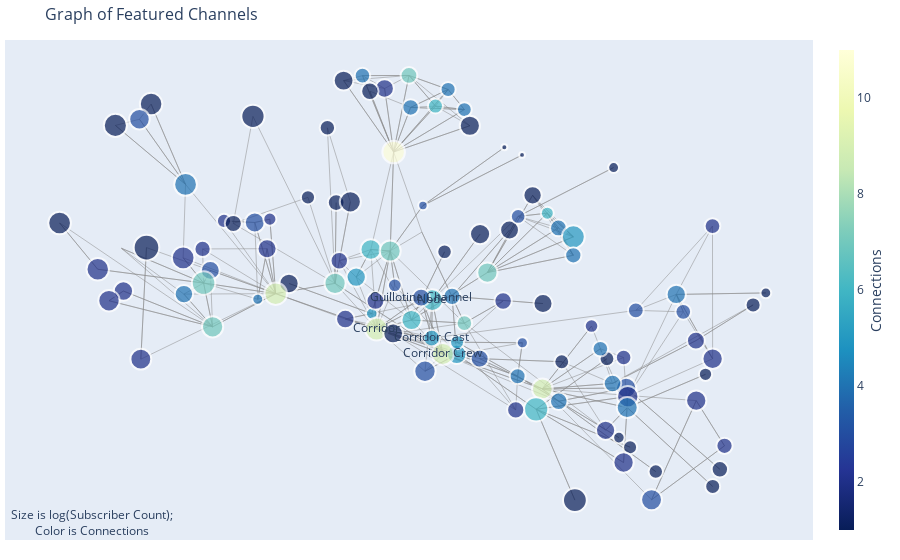

Here is the notebook cell this chart was saved with:
### Code cell
fig = network_graphs.plotly_network_graph(H, 'Connections')
fig

### Figure 1 — Plotly figure (JSON) as saved in the notebook; plotly's stock layout.template omitted (floating-point values rounded to 4 significant figures; data arrays with more than 128 entries replaced by an {"elided": "..."} marker saying what was removed)
{"data": [{"hoverinfo": "none", "line": {"color": "#888", "width": 0.5}, "mode": "lines", "type": "scatter", "x": {"elided": "1068 float values"}, "y": {"elided": "1068 float values"}}, {"hoverinfo": "text", "hovertext": ["Forgehouse (3) has 3 connections and 0 subscribers", "MBest11x (3) has 2 connections and 1300000 subscribers", "BrandonJLa (1) has 1 connections and 1150000 subscribers", "Peter Hollens (2) has 7 connections and 2550000 subscribers", "Fury Fingers (2) has 7 connections and 48100 subscribers", "Eppic (3) has 1 connections and 0 subscribers", "ComicTom101 (3) has 1 connections and 32800 subscribers", "Griffin Hammond (3) has 1 connections and 86000 subscribers", "Eddache (3) has 7 connections and 109000 subscribers", "Brooklyn and Bailey (3) has 1 connections and 6900000 subscribers", "Malukah (3) has 2 connections and 680000 subscribers", "Indy Mogul (2) has 3 connections and 1220000 subscribers", "FullMag (3) has 2 connections and 2530000 subscribers", "DDP YOGA (3) has 1 connections and 467000 subscribers", "Dorothy Gee (2) has 1 connections and 43600 subscribers", "timtimfed (3) has 2 connections and 177000 subscribers", "LindseyTime (3) has 3 connections and 497000 subscribers", "Tanner Fox (2) has 1 connections and 10200000 subscribers", "LilDeuceDeuce (3) has 2 connections and 391000 subscribers", "SamWickert (2) has 1 connections and 23900 subscribers", "Cineversity (3) has 1 connections and 34400 subscribers", "Variant Comics (2) has 4 connections and 2070000 subscribers", "Deity Microphones (3) has 1 connections and 23200 subscribers", "Mike Diva (1) has 5 connections and 650000 subscribers", "Scam Stuff (3) has 2 connections and 78800 subscribers", "FinalCutKing (2) has 7 connections and 1310000 subscribers", "ISMAHAWK (3) has 2 connections and 616000 subscribers", "Film Riot (1) has 9 connections and 1670000 subscribers", "FilmDice (3) has 5 connections and 659000 subscribers", "Free Range American Podcast (2) has 2 connections and 55900 subscribers", "johnyboz (2) has 5 connections and 3040 subscribers", "Wonchop (3) has 4 connections and 48200 subscribers", "ThePianoGuys (3) has 2 connections and 6780000 subscribers", "turtlecalls (3) has 1 connections and 28500 subscribers", "ActionVFX (3) has 1 connections and 29800 subscribers", "Colin Thomson (3) has 1 connections and 1900 subscribers", "Drinkin' Bros Podcast (1) has 3 connections and 54300 subscribers", "Mystery Box (3) has 4 connections and 1960 subscribers", "Andy Milonakis (3) has 1 connections and 539000 subscribers", "Chrono (3) has 2 connections and 18300 subscribers", "Corridor (0) has 9 connections and 8080000 subscribers", "FXated (3) has 2 connections and 181000 subscribers", "BRCC Coffee Heads (3) has 1 connections and 1760 subscribers", "TomSka (2) has 11 connections and 6440000 subscribers", "Shonduras (1) has 7 connections and 2450000 subscribers", "The Wave Shop (3) has 6 connections and 7980 subscribers", "Cerberusarms (1) has 2 connections and 253000 subscribers", "Dude Perfect (2) has 1 connections and 52800000 subscribers", "JennaMarbles (2) has 6 connections and 20300000 subscribers", "FXhome (2) has 3 connections and 237000 subscribers", "JerryRigEverything (3) has 1 connections and 6010000 subscribers", "finalcutqueen (3) has 4 connections and 117000 subscribers", "Andrew Gerlicher Music (2) has 3 connections and 25500 subscribers", "Black Rifle Coffee Company (2) has 4 connections and 636000 subscribers", "Coffee or Die (2) has 3 connections and 54000 subscribers", "Escalate (3) has 1 connections and 55 subscribers", "SoKrispyMedia (1) has 6 connections and 1150000 subscribers", "beatdownboogie (3) has 1 connections and 860000 subscribers", "Scottish Ninjas (3) has 3 connections and 2270 subscribers", "Evynne Hollens (3) has 4 connections and 356000 subscribers", "Lane Carter (2) has 3 connections and 685 subscribers", "Fratocrats (3) has 4 connections and 28400 subscribers", "TheAwesomeJassim (3) has 1 connections and 16000 subscribers", "Triune Films (3) has 2 connections and 47200 subscribers", "What's Inside? (2) has 4 connections and 6970000 subscribers", "Megasteakman (2) has 4 connections and 61600 subscribers", "Red Giant (2) has 4 connections and 189000 subscribers", "Whistle (3) has 2 connections and 1880000 subscribers", "Cinema 4D by Maxon (3) has 2 connections and 238000 subscribers", "Sneaky Zebra (3) has 2 connections and 155000 subscribers", "Corridor Cast (0) has 5 connections and 111000 subscribers", "Aputure (2) has 4 connections and 201000 subscribers", "jschlatt (3) has 1 connections and 672000 subscribers", "Spacestation SMITE (3) has 1 connections and 19300 subscribers", "ScarfDemon (3) has 4 connections and 35000 subscribers", "WHAT'S INSIDE? FAMILY (3) has 3 connections and 1510000 subscribers", "pwnisher (3) has 2 connections and 370000 subscribers", "Weebl's Stuff (3) has 1 connections and 901000 subscribers", "Node (0) has 6 connections and 3260000 subscribers", "Zach King (3) has 5 connections and 8040000 subscribers", "King Film School (3) has 4 connections and 78800 subscribers", "Variant: The Podcast (3) has 1 connections and 10100 subscribers", "Jacob + Katie Schwarz (2) has 2 connections and 524000 subscribers", "RED Digital Cinema (3) has 2 connections and 78800 subscribers", "Daniel J. Layton (3) has 4 connections and 93600 subscribers", "Spacestation Stuff (2) has 1 connections and 107000 subscribers", "devinsupertramp (1) has 9 connections and 5920000 subscribers", "NANO Pictures (3) has 1 connections and 3040 subscribers", "Film Riot Extras (2) has 4 connections and 52100 subscribers", "The Bee Family (3) has 1 connections and 9030000 subscribers", "Corridor Crew (0) has 9 connections and 4110000 subscribers", "Taylor Davis (3) has 2 connections and 2820000 subscribers", "Elliot Gough (3) has 6 connections and 33100 subscribers", "Atomic Punch (2) has 3 connections and 13200 subscribers", "thevfxbro (3) has 1 connections and 335000 subscribers", "Real Food Man (3) has 1 connections and 63 subscribers", "TotallySketch (3) has 2 connections and 1270000 subscribers", "A for Adley - Learning & Fun (2) has 1 connections and 2220000 subscribers", "Adi Shankar's BOOTLEG UNIVERSE (2) has 4 connections and 177000 subscribers", "Scam Nation (3) has 3 connections and 1950000 subscribers", "Mr.TVCow (2) has 6 connections and 1570000 subscribers", "TimH Films (3) has 1 connections and 170000 subscribers", "Spacestation Gaming (2) has 1 connections and 140000 subscribers", "TEAMSUPERTRAMP (2) has 3 connections and 959000 subscribers", "Anna Akana (1) has 3 connections and 2700000 subscribers", "Visual Escape (2) has 2 connections and 9200 subscribers", "Cute Girls Hairstyles (3) has 2 connections and 5660000 subscribers", "ERB (3) has 1 connections and 14600000 subscribers", "Lindsey Stirling (2) has 7 connections and 12500000 subscribers", "DarkSquidge (3) has 1 connections and 1150000 subscribers", "The Modern Rogue (2) has 2 connections and 1240000 subscribers", "Mars Rising (3) has 5 connections and 15900 subscribers", "VFX Productions (2) has 2 connections and 12400 subscribers", "Nukazooka (1) has 7 connections and 2260000 subscribers", "Guillotine Channel (0) has 3 connections and 225000 subscribers"], "marker": {"color": [3, 2, 1, 7, 7, 1, 1, 1, 7, 1, 2, 3, 2, 1, 1, 2, 3, 1, 2, 1, 1, 4, 1, 5, 2, 7, 2, 9, 5, 2, 5, 4, 2, 1, 1, 1, 3, 4, 1, 2, 9, 2, 1, 11, 7, 6, 2, 1, 6, 3, 1, 4, 3, 4, 3, 1, 6, 1, 3, 4, 3, 4, 1, 2, 4, 4, 4, 2, 2, 2, 5, 4, 1, 1, 4, 3, 2, 1, 6, 5, 4, 1, 2, 2, 4, 1, 9, 1, 4, 1, 9, 2, 6, 3, 1, 1, 2, 1, 4, 3, 6, 1, 1, 3, 3, 2, 2, 1, 7, 1, 2, 5, 2, 7, 3], "colorbar": {"thickness": 15, "title": {"side": "right", "text": "Connections"}, "xanchor": "left"}, "colorscale": [[0, "rgb(255,255,217)"], [0.125, "rgb(237,248,177)"], [0.25, "rgb(199,233,180)"], [0.375, "rgb(127,205,187)"], [0.5, "rgb(65,182,196)"], [0.625, "rgb(29,145,192)"], [0.75, "rgb(34,94,168)"], [0.875, "rgb(37,52,148)"], [1, "rgb(8,29,88)"]], "line": {"width": 2}, "reversescale": true, "showscale": true, "size": [0, 20.31, 20.13, 21.28, 15.55, 0, 15.0, 16.39, 16.73, 22.72, 19.38, 20.22, 21.27, 18.83, 15.41, 17.43, 18.92, 23.28, 18.58, 14.54, 15.07, 20.98, 14.5, 19.31, 16.27, 20.32, 19.23, 20.67, 19.33, 15.77, 11.57, 15.56, 22.69, 14.8, 14.86, 10.89, 15.73, 10.94, 19.04, 14.16, 22.95, 17.47, 10.78, 22.62, 21.22, 12.96, 17.95, 25.65, 24.27, 17.85, 22.52, 16.84, 14.64, 19.28, 15.72, 5.807, 20.13, 19.71, 11.15, 18.44, 9.422, 14.79, 13.97, 15.53, 22.73, 15.91, 17.53, 20.84, 17.86, 17.24, 16.76, 17.62, 19.36, 14.24, 15.1, 20.53, 18.5, 19.78, 21.64, 22.94, 16.27, 13.3, 19.0, 16.27, 16.51, 16.71, 22.5, 11.57, 15.67, 23.11, 21.97, 21.43, 15.01, 13.69, 18.35, 6, 20.28, 21.08, 17.43, 20.9, 20.58, 17.38, 17.1, 19.87, 21.36, 13.17, 22.43, 23.8, 23.58, 20.13, 20.24, 13.96, 13.6, 21.11, 17.78]}, "mode": "markers+text", "text": [null, null, null, null, null, null, null, null, null, null, null, null, null, null, null, null, null, null, null, null, null, null, null, null, null, null, null, null, null, null, null, null, null, null, null, null, null, null, null, null, "Corridor", null, null, null, null, null, null, null, null, null, null, null, null, null, null, null, null, null, null, null, null, null, null, null, null, null, null, null, null, null, "Corridor Cast", null, null, null, null, null, null, null, "Node", null, null, null, null, null, null, null, null, null, null, null, "Corridor Crew", null, null, null, null, null, null, null, null, null, null, null, null, null, null, null, null, null, null, null, null, null, null, null, "Guillotine Channel"], "type": "scatter", "x": [0.1584, 0.7405, 0.275, -0.2605, 0.2436, -0.443, 0.7407, 0.755, 0.1326, -0.5668, -0.4391, 0.5675, 0.5706, 0.334, -0.03074, -0.006885, -0.2652, -0.1798, 0.08382, 0.2038, 0.8216, 0.5696, 0.6267, 0.2283, 0.7643, 0.2896, 0.5262, 0.3996, 0.02702, 0.7402, 0.05807, 0.03945, -0.3195, 0.529, 0.4385, 0.5423, 0.5868, -0.1702, 0.4009, -0.2377, 0.06779, 0.3211, 0.8471, 0.1019, -0.01532, 0.4096, 0.06553, -0.3929, 0.3872, 0.2741, -0.3836, 0.4319, 0.3512, 0.6677, 0.6818, 0.359, 0.1377, 0.101, 0.3596, -0.318, 0.1606, 0.2435, 0.5754, 0.5623, -0.3147, 0.3502, 0.5401, -0.4042, 0.7071, 0.3463, 0.1782, 0.4325, -0.1076, -0.06961, 0.211, -0.4069, 0.005195, 0.001739, 0.1791, 0.4617, 0.4616, 0.7263, -0.1514, -0.2806, 0.1359, -0.01318, -0.1342, 0.5529, 0.5158, -0.4552, 0.2005, -0.4679, 0.1856, 0.1041, 0.3801, 0.3235, 0.5622, 0.01521, 0.2188, 0.6183, 0.05617, 0.05433, -0.2191, -0.1761, 0.1646, -0.1459, -0.4905, 0.4648, -0.2786, 0.2545, 0.7077, 0.2288, 0.4981, 0.09498, 0.1569], "y": [0.4873, 0.2626, 0.4838, 0.3193, 0.3258, 0.4586, 0.03617, 0.06653, 0.7653, 0.5035, 0.3828, 0.2109, 0.1956, 0.491, 0.6725, 0.4367, 0.4194, 0.6927, 0.7422, 0.4524, 0.3581, 0.176, 0.06252, 0.2705, 0.1082, 0.4155, 0.1358, 0.2092, 0.4075, 0.498, 0.3427, 0.7649, 0.4417, 0.2628, 0.2574, 0.6019, 0.3485, 0.3682, 0.3605, 0.5072, 0.3154, 0.3652, 0.3794, 0.6294, 0.3965, 0.5209, 0.3655, 0.4598, 0.173, 0.2628, 0.7144, 0.4948, 0.5152, 0.3768, 0.3459, 0.6242, 0.3313, 0.3076, 0.291, 0.3773, 0.5344, 0.7048, 0.1057, 0.2648, 0.572, 0.2317, 0.2189, 0.2618, 0.2947, 0.1719, 0.2992, 0.1873, 0.3962, 0.549, 0.7404, 0.6876, 0.3331, 0.7562, 0.3667, 0.4789, 0.4462, 0.235, 0.4579, 0.4575, 0.7086, 0.5397, 0.3782, 0.1227, 0.2804, 0.6766, 0.2711, 0.3656, 0.7109, 0.393, 0.5526, 0.6377, 0.07857, 0.541, 0.3733, 0.01247, 0.4564, 0.7373, 0.5027, 0.5044, 0.2404, 0.5103, 0.4214, 0.01181, 0.397, 0.676, 0.1883, 0.292, 0.3206, 0.4539, 0.371]}], "layout": {"annotations": [{"showarrow": false, "text": "Size is log(Subscriber Count);<br>Color is Connections", "x": 0.005, "xref": "paper", "y": -0.002, "yref": "paper"}], "autosize": true, "hovermode": "closest", "margin": {"b": 20, "l": 5, "r": 5, "t": 40}, "scene": {"aspectmode": "data"}, "showlegend": false, "title": {"font": {"size": 16}, "text": "Graph of Featured Channels"}, "xaxis": {"autorange": true, "range": [-0.6934, 0.9503], "showgrid": false, "showticklabels": false, "type": "linear", "zeroline": false}, "yaxis": {"autorange": true, "range": [-0.05956, 0.8286], "showgrid": false, "showticklabels": false, "type": "linear", "zeroline": false}}}
